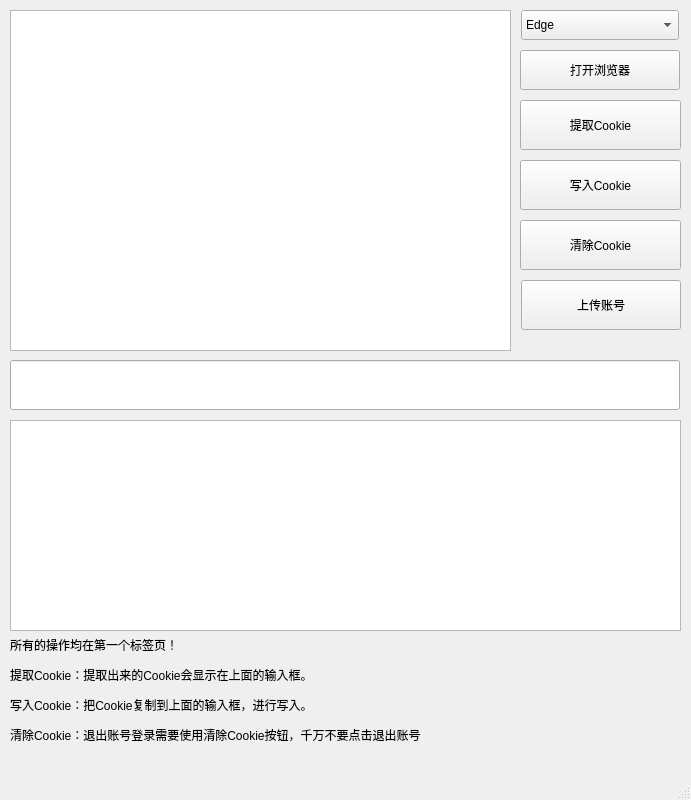
<?xml version="1.0" encoding="UTF-8"?>
<ui version="4.0">
 <class>MainWindow</class>
 <widget class="QMainWindow" name="MainWindow">
  <property name="enabled">
   <bool>true</bool>
  </property>
  <property name="geometry">
   <rect>
    <x>0</x>
    <y>0</y>
    <width>691</width>
    <height>800</height>
   </rect>
  </property>
  <property name="minimumSize">
   <size>
    <width>691</width>
    <height>745</height>
   </size>
  </property>
  <property name="maximumSize">
   <size>
    <width>691</width>
    <height>800</height>
   </size>
  </property>
  <property name="windowTitle">
   <string>读取或写入COOKIE</string>
  </property>
  <property name="autoFillBackground">
   <bool>false</bool>
  </property>
  <widget class="QWidget" name="centralwidget">
   <widget class="QPlainTextEdit" name="pte_cookie">
    <property name="geometry">
     <rect>
      <x>10</x>
      <y>10</y>
      <width>501</width>
      <height>341</height>
     </rect>
    </property>
   </widget>
   <widget class="QPlainTextEdit" name="pte_log">
    <property name="geometry">
     <rect>
      <x>10</x>
      <y>420</y>
      <width>671</width>
      <height>211</height>
     </rect>
    </property>
    <property name="readOnly">
     <bool>true</bool>
    </property>
   </widget>
   <widget class="QPushButton" name="pushButton">
    <property name="geometry">
     <rect>
      <x>520</x>
      <y>100</y>
      <width>161</width>
      <height>50</height>
     </rect>
    </property>
    <property name="text">
     <string>提取Cookie</string>
    </property>
   </widget>
   <widget class="QPushButton" name="but_input">
    <property name="geometry">
     <rect>
      <x>520</x>
      <y>160</y>
      <width>161</width>
      <height>50</height>
     </rect>
    </property>
    <property name="text">
     <string>写入Cookie</string>
    </property>
   </widget>
   <widget class="QLabel" name="label">
    <property name="geometry">
     <rect>
      <x>10</x>
      <y>630</y>
      <width>691</width>
      <height>121</height>
     </rect>
    </property>
    <property name="text">
     <string>&lt;html&gt;&lt;head/&gt;&lt;body&gt;&lt;p&gt;所有的操作均在第一个标签页！&lt;/p&gt;&lt;p&gt;提取Cookie：提取出来的Cookie会显示在上面的输入框。&lt;/p&gt;&lt;p&gt;写入Cookie：把Cookie复制到上面的输入框，进行写入。&lt;/p&gt;&lt;p&gt;清除Cookie：退出账号登录需要使用清除Cookie按钮，千万不要点击退出账号&lt;/p&gt;&lt;/body&gt;&lt;/html&gt;</string>
    </property>
    <property name="textFormat">
     <enum>Qt::AutoText</enum>
    </property>
    <property name="wordWrap">
     <bool>true</bool>
    </property>
   </widget>
   <widget class="QPushButton" name="but_openBrowser">
    <property name="geometry">
     <rect>
      <x>520</x>
      <y>50</y>
      <width>160</width>
      <height>40</height>
     </rect>
    </property>
    <property name="text">
     <string>打开浏览器</string>
    </property>
   </widget>
   <widget class="QComboBox" name="cb_browserListSelect">
    <property name="geometry">
     <rect>
      <x>521</x>
      <y>10</y>
      <width>158</width>
      <height>30</height>
     </rect>
    </property>
    <item>
     <property name="text">
      <string>Edge</string>
     </property>
    </item>
    <item>
     <property name="text">
      <string>Chrome</string>
     </property>
    </item>
    <item>
     <property name="text">
      <string>Firefox</string>
     </property>
    </item>
   </widget>
   <widget class="QPushButton" name="but_clearCK">
    <property name="geometry">
     <rect>
      <x>520</x>
      <y>220</y>
      <width>161</width>
      <height>50</height>
     </rect>
    </property>
    <property name="text">
     <string>清除Cookie</string>
    </property>
   </widget>
   <widget class="QPushButton" name="but_tongbu">
    <property name="geometry">
     <rect>
      <x>521</x>
      <y>280</y>
      <width>160</width>
      <height>50</height>
     </rect>
    </property>
    <property name="text">
     <string>上传账号</string>
    </property>
   </widget>
   <widget class="QLineEdit" name="le_account_template">
    <property name="geometry">
     <rect>
      <x>10</x>
      <y>360</y>
      <width>670</width>
      <height>50</height>
     </rect>
    </property>
   </widget>
  </widget>
  <widget class="QMenuBar" name="menubar">
   <property name="geometry">
    <rect>
     <x>0</x>
     <y>0</y>
     <width>691</width>
     <height>23</height>
    </rect>
   </property>
  </widget>
  <widget class="QStatusBar" name="statusbar"/>
 </widget>
 <resources/>
 <connections/>
</ui>
